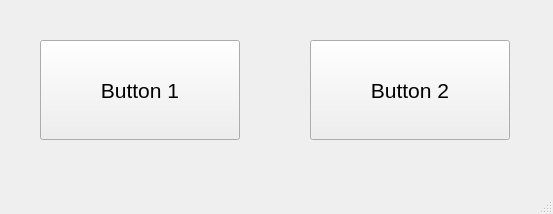
<?xml version="1.0" encoding="UTF-8"?>
<ui version="4.0">
 <class>MainWindow</class>
 <widget class="QMainWindow" name="MainWindow">
  <property name="geometry">
   <rect>
    <x>0</x>
    <y>0</y>
    <width>553</width>
    <height>214</height>
   </rect>
  </property>
  <property name="windowTitle">
   <string>Status Bar</string>
  </property>
  <widget class="QWidget" name="centralwidget">
   <widget class="QPushButton" name="pushButton">
    <property name="geometry">
     <rect>
      <x>40</x>
      <y>40</y>
      <width>200</width>
      <height>100</height>
     </rect>
    </property>
    <property name="font">
     <font>
      <pointsize>16</pointsize>
     </font>
    </property>
    <property name="text">
     <string>Button 1</string>
    </property>
   </widget>
   <widget class="QPushButton" name="pushButton_2">
    <property name="geometry">
     <rect>
      <x>310</x>
      <y>40</y>
      <width>200</width>
      <height>100</height>
     </rect>
    </property>
    <property name="font">
     <font>
      <pointsize>16</pointsize>
     </font>
    </property>
    <property name="text">
     <string>Button 2</string>
    </property>
   </widget>
  </widget>
  <widget class="QMenuBar" name="menubar">
   <property name="geometry">
    <rect>
     <x>0</x>
     <y>0</y>
     <width>553</width>
     <height>21</height>
    </rect>
   </property>
  </widget>
  <widget class="QStatusBar" name="statusbar"/>
 </widget>
 <resources/>
 <connections/>
</ui>
